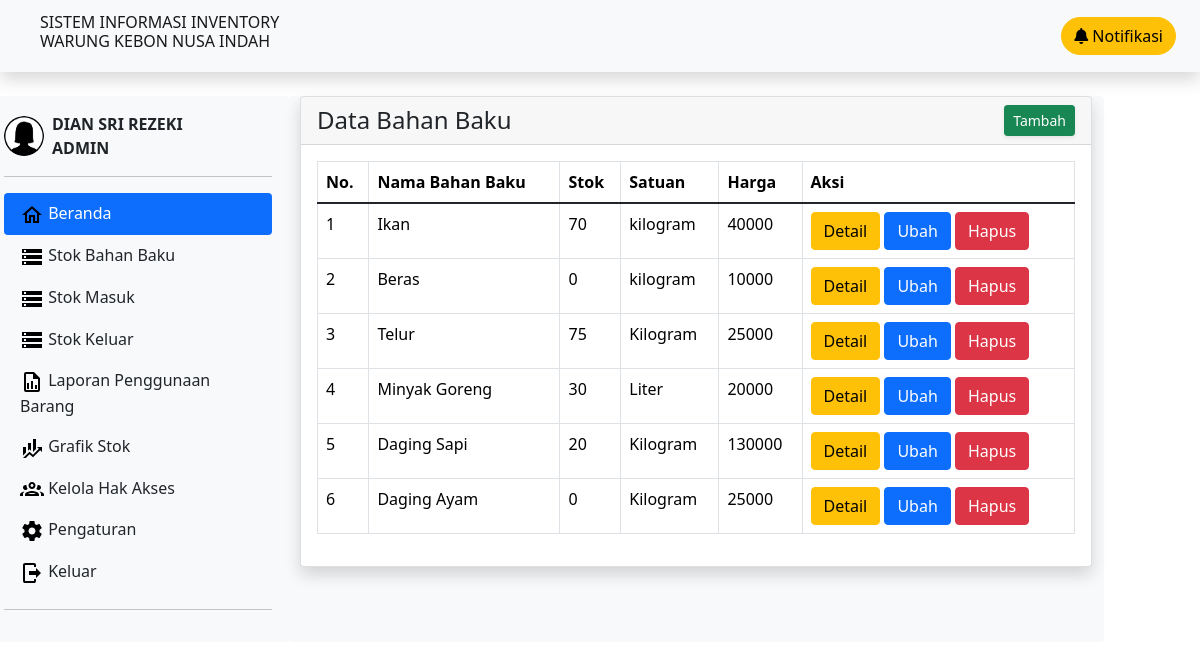
The page /bahan-baku.php on the database its author committed.
### tables this page shows
CREATE TABLE `bahan_baku` (
  `id` int(11) NOT NULL,
  `nama` varchar(50) NOT NULL,
  `stok` int(11) NOT NULL,
  `satuan` varchar(50) NOT NULL,
  `harga` int(11) NOT NULL
);

### bahan-baku.php (the view, shortened to what this page needs)
<!DOCTYPE html>
<html lang="en">
<head>
    <link href="vendor/twbs/bootstrap/dist/css/bootstrap.css" rel="stylesheet">
    <link href="vendor/twbs/bootstrap/dist/css/all.css" rel="stylesheet">
    <link rel="stylesheet" href="https://cdn.datatables.net/1.11.5/css/dataTables.bootstrap4.min.css">
</head>
<body>
    <?php include 'navbar-sidebar.php'; ?>
    <div class="bg-light rounded col-8">
    <div class="card shadow mb-4">
      <div class="card-header">
          <div class="d-sm-flex align-items-center justify-content-between">
              <h4 class="m-0 font-weight-bold">Data Bahan Baku</h4>
              <a href="tambah-bahan-baku.php" class="d-none d-sm-inline-block btn btn-sm btn-success shadow-sm">
                  Tambah
              </a>
          </div>
      </div>
      <div class="card-body">
        <div class="table-responsive">
          <table class="table table-bordered display" id="example" width="100%" cellspacing="0">
          <thead>
              <tr>
                  <th scope="col">No.</th>
                  <th scope="col">Nama Bahan Baku</th>
                  <th scope="col">Stok</th>
                  <th scope="col">Satuan</th>
                  <th scope="col">Harga</th>
                  <th scope="col">Aksi</th>
              </tr>
          </thead>
          <tbody>
              <?php
              $dataBahanBaku = mysqli_query($conn, "SELECT * FROM bahan_baku");
              $i = 1;
              foreach( $dataBahanBaku as $row ) :
              ?>
              <tr>
                  <td scope="row"><?= $i++; ?></td>
                  <td scope="row"><?= $row["nama"]; ?></td>
                  <td scope="row"><?= $row["stok"]; ?></td>
                  <td scope="row"><?= $row["satuan"]; ?></td>
                  <td scope="row"><?= $row["harga"]; ?></td>
                  <td scope="row">
                      <a type="button" href="detail-bahan-baku.php?id=<?= $row["id"]; ?>" class="btn btn-warning">Detail</a>
                      <a type="button" href="ubah-bahan-baku.php?id=<?= $row["id"]; ?>" class="btn btn-primary" >Ubah</a>
                      <a type="button" href="hapus-bahan-baku.php?id=<?= $row["id"]; ?>" onclick="return confirm('yakin?');" class="btn btn-danger">Hapus</a>
                  </td>
              </tr>
              <?php endforeach; ?>
          </tbody>
          </table>
        </div>
      </div>
    </div>
    </div>
    </div>
</body>
</html>

### navbar-sidebar.php (shortened to what this page needs)
<?php
include 'functions.php';
$query = mysqli_query($conn, "SELECT * FROM bahan_baku WHERE stok < 10");
?>
<link href="https://cdn.jsdelivr.net/npm/bootstrap@5.1.3/dist/css/bootstrap.min.css" rel="stylesheet">
<nav class="navbar navbar-expand-md navbar-light bg-light mb-4 shadow">
  <div class="container-fluid">
      <a class="navbar-brand text d-flex align-items-center justify-content-center mx-3" href="#">
          <h6 class="float-md-start">SISTEM INFORMASI INVENTORY<br>WARUNG KEBON NUSA INDAH</h6>
      </a>
      <div class="btn-group">
        <button type="button" class="btn btn-warning rounded-pill" data-bs-toggle="dropdown" aria-expanded="false">
          <i class="fa-solid fa-bell"> </i>  Notifikasi
        </button>
      </div>
  </div>
</nav>
<div class="row">
<div class="d-flex flex-column flex-shrink-0 p-3 bg-light col-3" style="width: 300px;">
  <div class="d-flex align-items-center link-dark text-decoration-none">
      <img alt="" width="40" height="40" class="rounded-circle me-2">
      <strong>DIAN SRI REZEKI<br>ADMIN</strong>
  </div>
  <hr>
  <ul class="nav nav-pills flex-column mb-auto">
    <li class="nav-item">
      <a href="dashboard.php" class="nav-link active" aria-current="page">
          <svg width="24" height="24" viewBox="0 0 24 24" fill="none" xmlns="http://www.w3.org/2000/svg">
              <path d="M12 5.69L17 10.19V18H15V12H9V18H7V10.19L12 5.69V5.69ZM12 3L2 12H5V20H11V14H13V20H19V12H22L12 3Z" fill="black"/>
          </svg>
          Beranda
      </a>
    </li>
    <li>
      <a href="bahan-baku.php" class="nav-link link-dark">
          <svg width="24" height="24" viewBox="0 0 24 24" fill="none" xmlns="http://www.w3.org/2000/svg">
              <path d="M2 20H22V16H2V20ZM4 17H6V19H4V17ZM2 4V8H22V4H2ZM6 7H4V5H6V7ZM2 14H22V10H2V14ZM4 11H6V13H4V11Z" fill="black"/>
          </svg>
          Stok Bahan Baku
      </a>
    </li>
    <li>
      <a href="stok-masuk.php" class="nav-link link-dark">
          <svg width="24" height="24" viewBox="0 0 24 24" fill="none" xmlns="http://www.w3.org/2000/svg">
              <path d="M2 20H22V16H2V20ZM4 17H6V19H4V17ZM2 4V8H22V4H2ZM6 7H4V5H6V7ZM2 14H22V10H2V14ZM4 11H6V13H4V11Z" fill="black"/>
          </svg>
          Stok Masuk
      </a>
    </li>
    <li>
      <a href="stok-keluar.php" class="nav-link link-dark">
          <svg width="24" height="24" viewBox="0 0 24 24" fill="none" xmlns="http://www.w3.org/2000/svg">
              <path d="M2 20H22V16H2V20ZM4 17H6V19H4V17ZM2 4V8H22V4H2ZM6 7H4V5H6V7ZM2 14H22V10H2V14ZM4 11H6V13H4V11Z" fill="black"/>
          </svg>
          Stok Keluar
      </a>
    </li>
    <li>
      <a href="laporan.php" class="nav-link link-dark">
          <svg width="24" height="24" viewBox="0 0 24 24" fill="none" xmlns="http://www.w3.org/2000/svg">
              <path d="M14 2H6C4.9 2 4 2.9 4 4V20C4 21.1 4.9 22 6 22H18C19.1 22 20 21.1 20 20V8L14 2ZM18 20H6V4H13V9H18V20ZM9 13V19H7V13H9ZM15 15V19H17V15H15ZM11 11V19H13V11H11Z" fill="black"/>
          </svg>
          Laporan Penggunaan Barang
      </a>
    </li>
    <li>
      <a href="grafika.php" class="nav-link link-dark">
          <svg width="24" height="24" viewBox="0 0 24 24" fill="none" xmlns="http://www.w3.org/2000/svg">
              <path d="M6 16.5L3 19.44V11H6V16.5ZM11 14.66L9.43 13.32L8 14.64V7H11V14.66ZM16 13L13 16V3H16V13ZM18.81 12.81L17 11H22V16L20.21 14.21L13 21.36L9.53 18.34L5.75 22H3L9.47 15.66L13 18.64" fill="black"/>
          </svg>
          Grafik Stok
      </a>
    </li>
    <li>
      <a href="users.php" class="nav-link link-dark">
          Kelola Hak Akses
      </a>
    </li>
    <li>
      <a href="pengaturan.php" class="nav-link link-dark">
          Pengaturan
      </a>
    </li>
    <li>
      <a href="keluar.html"  type="button" data-bs-toggle="modal" data-bs-target="#exampleModal" class="nav-link link-dark">
          Keluar
      </a>
    </li>
  </ul>
  <hr>
</div>

### rows shown on the page
bahan_baku: nama "Ikan", stok "70", satuan "kilogram", harga "40000"
bahan_baku: nama "Beras", stok "0", satuan "kilogram", harga "10000"
bahan_baku: nama "Telur", stok "75", satuan "Kilogram", harga "25000"
bahan_baku: nama "Minyak Goreng", stok "30", satuan "Liter", harga "20000"
bahan_baku: nama "Daging Sapi", stok "20", satuan "Kilogram", harga "130000"
bahan_baku: nama "Daging Ayam", stok "0", satuan "Kilogram", harga "25000"
